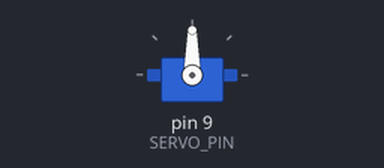
A sketch run on a simulated Arduino Uno, built with avr-gcc and run on an emulated ATmega328P. Shown: servo.

Above: at 0.05 s.
Timing chart, 0 to 30.4 s (numbered marks = the images above):
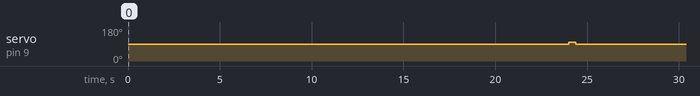

Measured:
- by itself, servo on pin 9 (SERVO_PIN): alternates 99° for 0.37 s and 90° for 23.0 s

The sketch:

boris-feed.ino
```cpp
#include <Servo.h>

/**
 * TIME_BETWEEN_FEEDS_IN_MINUTES is the time between two rations.
 */
#define TIME_BETWEEN_FEEDS_IN_MINUTES (24 * 60) // Every day

/**
 * IDLE_SPEED is the value sent to the servo motor to have a speed of 0.
 * Here I'm using a Futaba S3003 modified to have a continuous rotation, so
 * if I give a value from 89 to 0 it controls the speed counter clockwise
 * and if I give a value from 91 to 180 it controls the speed clockwise.
 */
#define IDLE_SPEED 90

/**
 * SPEED is the value added to IDLE_SPEED to move the servo.
 */
#define SPEED       9

/**
 * STEP_TIME is the time we need at the given speed (SPEED) to give one
 * ration of food.
 * To get a good value I timed how long it takes to spin 10 turn. The
 * result was 29.71. It is divided by the total number of rations,
 * multiplicated by 1000 to get it in milliseconds.
 */
#define STEP_TIME   (29.71 / 10 / 8 * 1000)

/**
 * SERVO_PIN is the digital pin on the arduino where the servo is connected.
 */
#define SERVO_PIN   9

/**
 * Variables
 */
Servo myservo;

unsigned int tmpTime = 0;
int nbElapsedFeeds = 0;
const unsigned int TIME_BETWEEN_FEEDS = (TIME_BETWEEN_FEEDS_IN_MINUTES * 60 * 1000);

/**
 * Setup
 */
void setup() {
  Serial.begin(9600);
  myservo.attach(SERVO_PIN);
  myservo.write(IDLE_SPEED);
}

/**
 * Main loop
 */
void loop() {
  delay(1000);

  tmpTime = millis() / TIME_BETWEEN_FEEDS;

  if (tmpTime > nbElapsedFeeds) {
    nbElapsedFeeds = tmpTime;

    myservo.write(IDLE_SPEED + SPEED);
    delay(STEP_TIME);
    myservo.write(IDLE_SPEED);
  }
}
```
